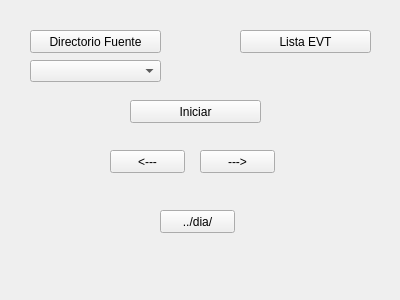
<?xml version="1.0" encoding="UTF-8"?>
<ui version="4.0">
 <class>Form</class>
 <widget class="QWidget" name="Form">
  <property name="geometry">
   <rect>
    <x>0</x>
    <y>0</y>
    <width>400</width>
    <height>300</height>
   </rect>
  </property>
  <property name="windowTitle">
   <string>Form</string>
  </property>
  <widget class="QPushButton" name="Btn_iniciar">
   <property name="geometry">
    <rect>
     <x>130</x>
     <y>100</y>
     <width>131</width>
     <height>23</height>
    </rect>
   </property>
   <property name="text">
    <string>Iniciar</string>
   </property>
  </widget>
  <widget class="QPushButton" name="Btn_drive">
   <property name="geometry">
    <rect>
     <x>160</x>
     <y>210</y>
     <width>75</width>
     <height>23</height>
    </rect>
   </property>
   <property name="text">
    <string>../dia/</string>
   </property>
  </widget>
  <widget class="QComboBox" name="cmbx_eventos">
   <property name="geometry">
    <rect>
     <x>30</x>
     <y>60</y>
     <width>131</width>
     <height>22</height>
    </rect>
   </property>
  </widget>
  <widget class="QPushButton" name="Btn_sigueinte">
   <property name="geometry">
    <rect>
     <x>200</x>
     <y>150</y>
     <width>75</width>
     <height>23</height>
    </rect>
   </property>
   <property name="text">
    <string>---&gt;</string>
   </property>
  </widget>
  <widget class="QPushButton" name="Btn_anterior">
   <property name="geometry">
    <rect>
     <x>110</x>
     <y>150</y>
     <width>75</width>
     <height>23</height>
    </rect>
   </property>
   <property name="text">
    <string>&lt;---</string>
   </property>
  </widget>
  <widget class="QLabel" name="Lbl_eventos">
   <property name="enabled">
    <bool>true</bool>
   </property>
   <property name="geometry">
    <rect>
     <x>30</x>
     <y>0</y>
     <width>301</width>
     <height>31</height>
    </rect>
   </property>
   <property name="font">
    <font>
     <family>Arial</family>
     <pointsize>10</pointsize>
    </font>
   </property>
   <property name="text">
    <string/>
   </property>
  </widget>
  <widget class="QPushButton" name="Btn_directorio_datos">
   <property name="geometry">
    <rect>
     <x>30</x>
     <y>30</y>
     <width>131</width>
     <height>23</height>
    </rect>
   </property>
   <property name="text">
    <string>Directorio Fuente</string>
   </property>
  </widget>
  <widget class="QPushButton" name="Btn_cargar_csv">
   <property name="geometry">
    <rect>
     <x>240</x>
     <y>30</y>
     <width>131</width>
     <height>23</height>
    </rect>
   </property>
   <property name="text">
    <string>Lista EVT</string>
   </property>
  </widget>
 </widget>
 <resources/>
 <connections/>
</ui>
